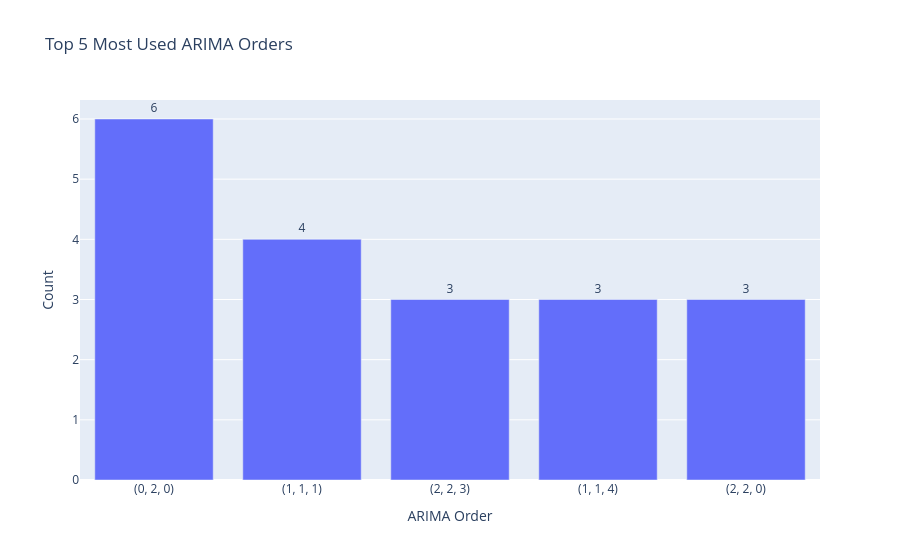

Here is the notebook cell this chart was saved with:
### Markdown cell above
# checking what orders arima are usually used
#### in shekels interesting to look at (4,1,1) what that means is p=4 that the ar looks at 4 past lags to compute current lag

### Code cell
import pandas as pd
import plotly.express as px

# -----------------------------------------
# Create dataframe of ARIMA order counts
# -----------------------------------------
order_counts = (
    pd.Series(all_arima_order)
    .dropna()
    .value_counts()
    .rename_axis("order")
    .reset_index(name="count")
)

# Convert tuple orders to string for better plotting
order_counts["order"] = order_counts["order"].astype(str)

# -----------------------------------------
# Take Top 5 most frequent orders
# -----------------------------------------
top_5_counts = (
    order_counts
    .sort_values("count", ascending=False)
    .head(5)
)

# -----------------------------------------
# Plot
# -----------------------------------------
fig = px.bar(
    top_5_counts,
    x="order",
    y="count",
    title="Top 5 Most Used ARIMA Orders",
    labels={
        "order": "ARIMA (p,d,q)",
        "count": "Number of Uses"
    },
    text="count"
)

# Clean layout
fig.update_layout(
    xaxis_title="ARIMA Order",
    yaxis_title="Count",
    showlegend=False
)

fig.update_traces(textposition="outside")

fig.show()

### Figure 1 — Plotly figure (JSON) as saved in the notebook; plotly's stock layout.template omitted (floating-point values rounded to 4 significant figures)
{"data": [{"hovertemplate": "ARIMA (p,d,q)=%{x}<br>Number of Uses=%{text}<extra></extra>", "legendgroup": "", "marker": {"color": "#636efa", "pattern": {"shape": ""}}, "name": "", "orientation": "v", "showlegend": false, "text": [6.0, 4.0, 3.0, 3.0, 3.0], "textposition": "outside", "type": "bar", "x": ["(0, 2, 0)", "(1, 1, 1)", "(2, 2, 3)", "(1, 1, 4)", "(2, 2, 0)"], "xaxis": "x", "y": [6, 4, 3, 3, 3], "yaxis": "y"}], "layout": {"barmode": "relative", "legend": {"tracegroupgap": 0}, "showlegend": false, "title": {"text": "Top 5 Most Used ARIMA Orders"}, "xaxis": {"anchor": "y", "domain": [0, 1], "title": {"text": "ARIMA Order"}}, "yaxis": {"anchor": "x", "domain": [0, 1], "title": {"text": "Count"}}}}
